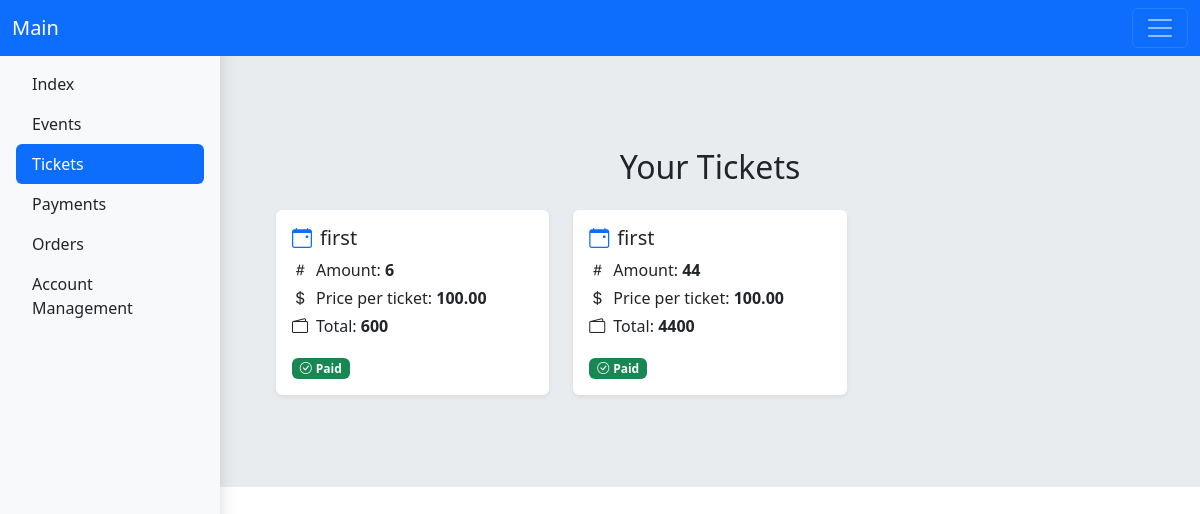
The app's page /panel/tickets/ (signed in) with its own data.
### cart/models.py (models this page shows, shortened)
class Ticket(models.Model):
    user = models.ForeignKey(User, on_delete=models.CASCADE, related_name='tickets')
    event = models.ForeignKey(Event, on_delete=models.CASCADE, related_name='tickets')
    quantity = models.IntegerField(default=1)
    paid = models.BooleanField(default=False)
    def get_total_price(self):
        return int(self.quantity) * int(self.event.price_per_ticket)

### events/models.py (models this page shows, shortened)
class Event(models.Model):
    name = models.CharField(max_length=255)
    description = models.TextField()
    start_date = models.DateTimeField()
    end_date = models.DateTimeField()
    location = models.CharField(max_length=255)
    price_per_ticket = models.DecimalField(max_digits=10, decimal_places=2)
    capacity = models.IntegerField()
    organizer = models.ForeignKey(User, on_delete=models.CASCADE, related_name='events')
    image = models.ImageField(upload_to='events/%Y/%m/%d/', null=True, blank=True)
    is_active = models.BooleanField(default=True)
    category = models.ManyToManyField(Category, related_name='events', default=0)

### panel/views.py (the view)
# urls.py: path('tickets/', views.TicketsView.as_view(), name='tickets'),
class TicketsView(ListView):
    model = Ticket
    template_name = 'panel/tickets.html'
    context_object_name = 'tickets'
    def get_queryset(self):
        return Ticket.objects.filter(user=self.request.user)

### panel/templates/panel/tickets.html
{% extends 'panel/panel_base.html' %}
{% block content %}
<link href="https://cdn.jsdelivr.net/npm/bootstrap-icons@1.10.5/font/bootstrap-icons.css" rel="stylesheet">
<div class="container my-5">
    <h2 class="mb-4 text-center">Your Tickets</h2>
    {% if tickets %}
        <div class="row g-4">
            {% for ticket in tickets %}
                <div class="col-md-6 col-lg-4">
                    <div class="card shadow-sm border-0 h-100">
                        <div class="card-body">
                            <h5 class="card-title mb-2">
                                <i class="bi bi-calendar-event me-2 text-primary"></i>{{ ticket.event.name }}
                            </h5>
                            <p class="card-text mb-1"><i class="bi bi-hash me-2"></i>Amount: <strong>{{ ticket.quantity }}</strong></p>
                            <p class="card-text mb-1"><i class="bi bi-currency-dollar me-2"></i>Price per ticket: <strong>{{ ticket.event.price_per_ticket }}</strong></p>
                            <p class="card-text mb-3"><i class="bi bi-wallet2 me-2"></i>Total: <strong>{{ ticket.get_total_price }}</strong></p>
                            {% if ticket.paid %}
                                <span class="badge bg-success"><i class="bi bi-check-circle me-1"></i>Paid</span>
                            {% else %}
                                <span class="badge bg-danger"><i class="bi bi-x-circle me-1"></i>Unpaid</span>
                            {% endif %}
                        </div>
                    </div>
                </div>
            {% endfor %}
        </div>
    {% else %}
        <div class="alert alert-info text-center" role="alert">
            <i class="bi bi-ticket-perforated-fill me-2"></i>No tickets found.
        </div>
    {% endif %}
</div>
{% endblock %}

### records on screen
Ticket: event.name "first", quantity "6", event.price_per_ticket "100.00", get_total_price "600", paid True (drawn)
Ticket: event.name "first", quantity "44", event.price_per_ticket "100.00", get_total_price "4400", paid True (drawn)
